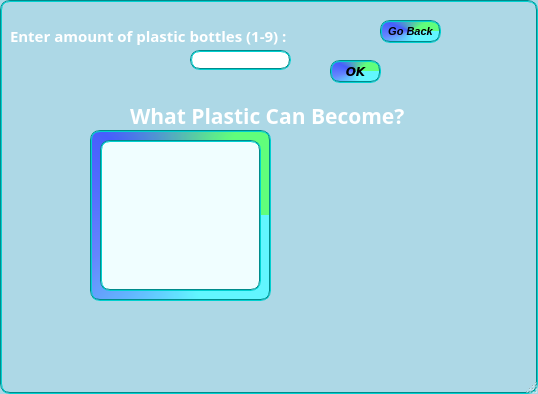
<?xml version="1.0" encoding="UTF-8"?>
<ui version="4.0">
 <class>MainThree</class>
 <widget class="QMainWindow" name="MainThree">
  <property name="geometry">
   <rect>
    <x>0</x>
    <y>0</y>
    <width>538</width>
    <height>394</height>
   </rect>
  </property>
  <property name="contextMenuPolicy">
   <enum>Qt::NoContextMenu</enum>
  </property>
  <property name="windowTitle">
   <string>Facts</string>
  </property>
  <property name="windowIcon">
   <iconset>
    <normaloff>../../../Downloads/icoo.png</normaloff>../../../Downloads/icoo.png</iconset>
  </property>
  <property name="styleSheet">
   <string notr="true">QMainWindow {

     border-radius: 10px;
	background-color: lightblue;;
    padding: 2px 4px;
   border: 2px groove DarkCyan;
}
</string>
  </property>
  <widget class="QWidget" name="centralwidget">
   <widget class="QLabel" name="label">
    <property name="geometry">
     <rect>
      <x>100</x>
      <y>140</y>
      <width>161</width>
      <height>151</height>
     </rect>
    </property>
    <property name="styleSheet">
     <string notr="true">QLabel {

	background-color: rgb(240, 254, 255);
     border-radius: 10px;
    padding: 2px 4px;

   border: 2px groove DarkCyan;
}
</string>
    </property>
    <property name="frameShape">
     <enum>QFrame::NoFrame</enum>
    </property>
    <property name="text">
     <string/>
    </property>
    <property name="wordWrap">
     <bool>true</bool>
    </property>
   </widget>
   <widget class="QLineEdit" name="lineEdit">
    <property name="geometry">
     <rect>
      <x>190</x>
      <y>50</y>
      <width>101</width>
      <height>20</height>
     </rect>
    </property>
    <property name="styleSheet">
     <string notr="true">QLineEdit {
     border-radius: 10px;
    padding: 2px 4px;
   	
   border: 2px groove DarkCyan;
}</string>
    </property>
   </widget>
   <widget class="QLabel" name="label_2">
    <property name="geometry">
     <rect>
      <x>10</x>
      <y>20</y>
      <width>301</width>
      <height>31</height>
     </rect>
    </property>
    <property name="font">
     <font>
      <family>Segoe Print</family>
      <pointsize>11</pointsize>
      <weight>75</weight>
      <bold>true</bold>
     </font>
    </property>
    <property name="styleSheet">
     <string notr="true">QLabel {
    /* border-radius: 10px;
    padding: 2px 4px;
   	background-color: ;*/

color:white;
   /*border: 1px groove DarkCyan;*/
}</string>
    </property>
    <property name="frameShape">
     <enum>QFrame::NoFrame</enum>
    </property>
    <property name="text">
     <string>Enter amount of plastic bottles (1-9) :</string>
    </property>
   </widget>
   <widget class="QPushButton" name="pushButton_2">
    <property name="geometry">
     <rect>
      <x>330</x>
      <y>60</y>
      <width>51</width>
      <height>23</height>
     </rect>
    </property>
    <property name="font">
     <font>
      <family>Verdana</family>
      <weight>75</weight>
      <italic>true</italic>
      <bold>true</bold>
     </font>
    </property>
    <property name="cursor">
     <cursorShape>PointingHandCursor</cursorShape>
    </property>
    <property name="mouseTracking">
     <bool>true</bool>
    </property>
    <property name="styleSheet">
     <string notr="true">QPushButton {
	background-color: qconicalgradient(cx:0.5, cy:0.5, angle:0, stop:0.159091 rgba(95, 255, 120, 248), stop:0.363636 rgba(63, 85, 255, 237), stop:0.573864 rgba(95, 127, 255, 237), stop:0.784091 rgba(95, 248, 255, 244));
     border-radius: 10px;
    padding: 2px 4px;
   border: 2px groove DarkCyan;
}
QPushButton:pressed {
background-color: qlineargradient(x1: 0, y1: 0, x2: 0, y2: 1,
                                      stop: 0 #dadbde, stop: 1 #f6f7fa);
}</string>
    </property>
    <property name="text">
     <string>OK</string>
    </property>
   </widget>
   <widget class="QLabel" name="label_3">
    <property name="geometry">
     <rect>
      <x>130</x>
      <y>100</y>
      <width>291</width>
      <height>31</height>
     </rect>
    </property>
    <property name="font">
     <font>
      <family>Segoe Print</family>
      <pointsize>16</pointsize>
      <weight>75</weight>
      <bold>true</bold>
     </font>
    </property>
    <property name="styleSheet">
     <string notr="true">QLabel {
color: white;
}</string>
    </property>
    <property name="text">
     <string>What Plastic Can Become?</string>
    </property>
   </widget>
   <widget class="QLabel" name="label_4">
    <property name="geometry">
     <rect>
      <x>240</x>
      <y>140</y>
      <width>211</width>
      <height>201</height>
     </rect>
    </property>
    <property name="styleSheet">
     <string notr="true">QPushButton {
     /*border-radius: 10px;*/
    padding: 2px 4px;
   border: 2px groove DarkCyan;
}</string>
    </property>
    <property name="frameShape">
     <enum>QFrame::NoFrame</enum>
    </property>
    <property name="text">
     <string/>
    </property>
    <property name="pixmap">
     <pixmap>../../../Downloads/trainer2_adobespark.png</pixmap>
    </property>
   </widget>
   <widget class="QLabel" name="label_5">
    <property name="geometry">
     <rect>
      <x>90</x>
      <y>130</y>
      <width>181</width>
      <height>171</height>
     </rect>
    </property>
    <property name="styleSheet">
     <string notr="true">QLabel {
	background-color: qconicalgradient(cx:0.5, cy:0.5, angle:0, stop:0.159091 rgba(95, 255, 120, 248), stop:0.363636 rgba(63, 85, 255, 237), stop:0.573864 rgba(95, 127, 255, 237), stop:0.784091 rgba(95, 248, 255, 244));
     border-radius: 10px;
    padding: 2px 4px;
   border: 2px groove DarkCyan;
}</string>
    </property>
    <property name="text">
     <string/>
    </property>
   </widget>
   <widget class="QLabel" name="label_6">
    <property name="geometry">
     <rect>
      <x>10</x>
      <y>70</y>
      <width>101</width>
      <height>151</height>
     </rect>
    </property>
    <property name="text">
     <string/>
    </property>
    <property name="pixmap">
     <pixmap>../../../Downloads/b2p__adobespark.png</pixmap>
    </property>
   </widget>
   <widget class="QLabel" name="label_7">
    <property name="geometry">
     <rect>
      <x>0</x>
      <y>0</y>
      <width>541</width>
      <height>361</height>
     </rect>
    </property>
    <property name="cursor">
     <cursorShape>PointingHandCursor</cursorShape>
    </property>
    <property name="mouseTracking">
     <bool>true</bool>
    </property>
    <property name="frameShape">
     <enum>QFrame::NoFrame</enum>
    </property>
    <property name="text">
     <string/>
    </property>
    <property name="pixmap">
     <pixmap>../../../Downloads/fon_adobespark.png</pixmap>
    </property>
   </widget>
   <widget class="QPushButton" name="pushButton_3">
    <property name="geometry">
     <rect>
      <x>380</x>
      <y>20</y>
      <width>61</width>
      <height>23</height>
     </rect>
    </property>
    <property name="font">
     <font>
      <family>Segoe UI</family>
      <pointsize>8</pointsize>
      <weight>75</weight>
      <italic>true</italic>
      <bold>true</bold>
     </font>
    </property>
    <property name="styleSheet">
     <string notr="true">QPushButton {
	background-color: qconicalgradient(cx:0.5, cy:0.5, angle:0, stop:0.159091 rgba(95, 255, 120, 248), stop:0.363636 rgba(63, 85, 255, 237), stop:0.573864 rgba(95, 127, 255, 237), stop:0.784091 rgba(95, 248, 255, 244));
     border-radius: 10px;
    padding: 2px 4px;
   border: 2px groove DarkCyan;
}
QPushButton:pressed {
background-color: qlineargradient(x1: 0, y1: 0, x2: 0, y2: 1,
                                      stop: 0 #dadbde, stop: 1 #f6f7fa);
}</string>
    </property>
    <property name="text">
     <string>Go Back</string>
    </property>
   </widget>
   <zorder>label_7</zorder>
   <zorder>label_6</zorder>
   <zorder>label_4</zorder>
   <zorder>label_5</zorder>
   <zorder>label</zorder>
   <zorder>lineEdit</zorder>
   <zorder>label_2</zorder>
   <zorder>pushButton_2</zorder>
   <zorder>label_3</zorder>
   <zorder>pushButton_3</zorder>
  </widget>
  <widget class="QMenuBar" name="menubar">
   <property name="geometry">
    <rect>
     <x>0</x>
     <y>0</y>
     <width>538</width>
     <height>21</height>
    </rect>
   </property>
  </widget>
  <widget class="QStatusBar" name="statusbar"/>
 </widget>
 <resources/>
 <connections/>
</ui>
